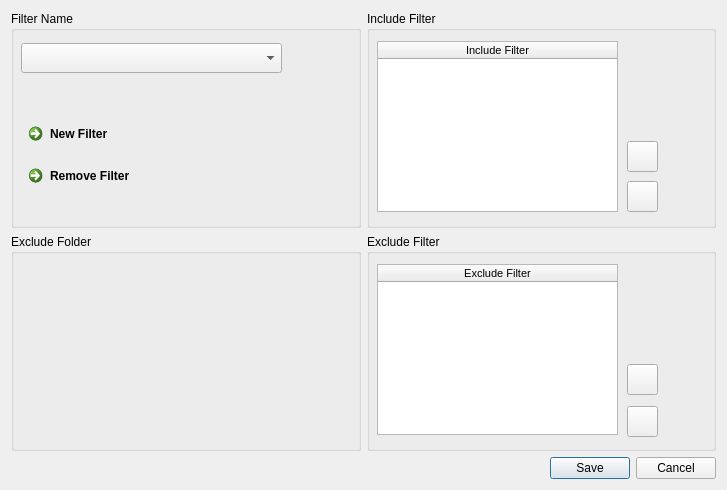
<?xml version="1.0" encoding="UTF-8"?>
<ui version="4.0">
 <class>FilterSettings</class>
 <widget class="QDialog" name="FilterSettings">
  <property name="geometry">
   <rect>
    <x>0</x>
    <y>0</y>
    <width>727</width>
    <height>490</height>
   </rect>
  </property>
  <property name="windowTitle">
   <string>Dialog</string>
  </property>
  <property name="windowIcon">
   <iconset resource="ResourceCheckSumJack.qrc">
    <normaloff>:/new/prefix1/icon/filter.png</normaloff>:/new/prefix1/icon/filter.png</iconset>
  </property>
  <layout class="QVBoxLayout" name="verticalLayout_5">
   <item>
    <layout class="QHBoxLayout" name="horizontalLayout">
     <item>
      <layout class="QVBoxLayout" name="verticalLayout_2">
       <item>
        <widget class="QGroupBox" name="groupBox">
         <property name="title">
          <string>Filter Name</string>
         </property>
         <widget class="QWidget" name="layoutWidget">
          <property name="geometry">
           <rect>
            <x>10</x>
            <y>32</y>
            <width>261</width>
            <height>151</height>
           </rect>
          </property>
          <layout class="QVBoxLayout" name="verticalLayout">
           <item>
            <widget class="QComboBox" name="comboBox">
             <property name="minimumSize">
              <size>
               <width>0</width>
               <height>30</height>
              </size>
             </property>
             <property name="font">
              <font>
               <pointsize>10</pointsize>
              </font>
             </property>
            </widget>
           </item>
           <item>
            <spacer name="verticalSpacer">
             <property name="orientation">
              <enum>Qt::Vertical</enum>
             </property>
             <property name="sizeHint" stdset="0">
              <size>
               <width>20</width>
               <height>40</height>
              </size>
             </property>
            </spacer>
           </item>
           <item>
            <widget class="QCommandLinkButton" name="commandLinkButton">
             <property name="text">
              <string>New Filter</string>
             </property>
             <property name="icon">
              <iconset resource="ResourceCheckSumJack.qrc">
               <normaloff>:/new/prefix1/icon/savehash.png</normaloff>:/new/prefix1/icon/savehash.png</iconset>
             </property>
            </widget>
           </item>
           <item>
            <widget class="QCommandLinkButton" name="commandLinkButton_3">
             <property name="text">
              <string>Remove Filter</string>
             </property>
             <property name="icon">
              <iconset resource="ResourceCheckSumJack.qrc">
               <normaloff>:/new/prefix1/icon/clearall.png</normaloff>:/new/prefix1/icon/clearall.png</iconset>
             </property>
            </widget>
           </item>
          </layout>
         </widget>
        </widget>
       </item>
       <item>
        <widget class="QGroupBox" name="groupBox_4">
         <property name="title">
          <string>Exclude Folder</string>
         </property>
        </widget>
       </item>
      </layout>
     </item>
     <item>
      <layout class="QVBoxLayout" name="verticalLayout_4">
       <item>
        <widget class="QGroupBox" name="groupBox_2">
         <property name="title">
          <string>Include Filter</string>
         </property>
         <widget class="QTableWidget" name="tableWidget">
          <property name="geometry">
           <rect>
            <x>10</x>
            <y>30</y>
            <width>241</width>
            <height>171</height>
           </rect>
          </property>
          <property name="font">
           <font>
            <pointsize>8</pointsize>
           </font>
          </property>
          <attribute name="horizontalHeaderCascadingSectionResizes">
           <bool>false</bool>
          </attribute>
          <attribute name="horizontalHeaderHighlightSections">
           <bool>true</bool>
          </attribute>
          <attribute name="horizontalHeaderStretchLastSection">
           <bool>true</bool>
          </attribute>
          <attribute name="verticalHeaderVisible">
           <bool>false</bool>
          </attribute>
          <column>
           <property name="text">
            <string>Include Filter</string>
           </property>
          </column>
         </widget>
         <widget class="QPushButton" name="pushButton">
          <property name="geometry">
           <rect>
            <x>260</x>
            <y>170</y>
            <width>31</width>
            <height>31</height>
           </rect>
          </property>
          <property name="autoFillBackground">
           <bool>false</bool>
          </property>
          <property name="styleSheet">
           <string notr="true"/>
          </property>
          <property name="text">
           <string/>
          </property>
          <property name="icon">
           <iconset resource="ResourceCheckSumJack.qrc">
            <normaloff>:/new/prefix1/icon/plus.png</normaloff>:/new/prefix1/icon/plus.png</iconset>
          </property>
         </widget>
         <widget class="QPushButton" name="pushButton_2">
          <property name="geometry">
           <rect>
            <x>260</x>
            <y>130</y>
            <width>31</width>
            <height>31</height>
           </rect>
          </property>
          <property name="icon">
           <iconset resource="ResourceCheckSumJack.qrc">
            <normaloff>:/new/prefix1/icon/minus.png</normaloff>:/new/prefix1/icon/minus.png</iconset>
          </property>
         </widget>
        </widget>
       </item>
       <item>
        <widget class="QGroupBox" name="groupBox_3">
         <property name="title">
          <string>Exclude Filter</string>
         </property>
         <widget class="QTableWidget" name="tableWidget_2">
          <property name="geometry">
           <rect>
            <x>10</x>
            <y>30</y>
            <width>241</width>
            <height>171</height>
           </rect>
          </property>
          <property name="font">
           <font>
            <pointsize>8</pointsize>
           </font>
          </property>
          <attribute name="horizontalHeaderHighlightSections">
           <bool>true</bool>
          </attribute>
          <attribute name="horizontalHeaderStretchLastSection">
           <bool>true</bool>
          </attribute>
          <attribute name="verticalHeaderVisible">
           <bool>false</bool>
          </attribute>
          <column>
           <property name="text">
            <string>Exclude Filter</string>
           </property>
          </column>
         </widget>
         <widget class="QPushButton" name="pushButton_3">
          <property name="geometry">
           <rect>
            <x>260</x>
            <y>172</y>
            <width>31</width>
            <height>31</height>
           </rect>
          </property>
          <property name="text">
           <string/>
          </property>
          <property name="icon">
           <iconset resource="ResourceCheckSumJack.qrc">
            <normaloff>:/new/prefix1/icon/plus.png</normaloff>:/new/prefix1/icon/plus.png</iconset>
          </property>
         </widget>
         <widget class="QPushButton" name="pushButton_4">
          <property name="geometry">
           <rect>
            <x>260</x>
            <y>130</y>
            <width>31</width>
            <height>31</height>
           </rect>
          </property>
          <property name="text">
           <string/>
          </property>
          <property name="icon">
           <iconset resource="ResourceCheckSumJack.qrc">
            <normaloff>:/new/prefix1/icon/minus.png</normaloff>:/new/prefix1/icon/minus.png</iconset>
          </property>
         </widget>
        </widget>
       </item>
      </layout>
     </item>
    </layout>
   </item>
   <item>
    <widget class="QDialogButtonBox" name="buttonBox">
     <property name="orientation">
      <enum>Qt::Horizontal</enum>
     </property>
     <property name="standardButtons">
      <set>QDialogButtonBox::Cancel|QDialogButtonBox::Save</set>
     </property>
     <property name="centerButtons">
      <bool>false</bool>
     </property>
    </widget>
   </item>
  </layout>
 </widget>
 <resources>
  <include location="ResourceCheckSumJack.qrc"/>
 </resources>
 <connections>
  <connection>
   <sender>buttonBox</sender>
   <signal>accepted()</signal>
   <receiver>FilterSettings</receiver>
   <slot>accept()</slot>
   <hints>
    <hint type="sourcelabel">
     <x>227</x>
     <y>472</y>
    </hint>
    <hint type="destinationlabel">
     <x>157</x>
     <y>274</y>
    </hint>
   </hints>
  </connection>
  <connection>
   <sender>buttonBox</sender>
   <signal>rejected()</signal>
   <receiver>FilterSettings</receiver>
   <slot>reject()</slot>
   <hints>
    <hint type="sourcelabel">
     <x>295</x>
     <y>478</y>
    </hint>
    <hint type="destinationlabel">
     <x>286</x>
     <y>274</y>
    </hint>
   </hints>
  </connection>
  <connection>
   <sender>comboBox</sender>
   <signal>currentIndexChanged(QString)</signal>
   <receiver>FilterSettings</receiver>
   <slot>comboIndexChanged(QString)</slot>
   <hints>
    <hint type="sourcelabel">
     <x>202</x>
     <y>55</y>
    </hint>
    <hint type="destinationlabel">
     <x>89</x>
     <y>454</y>
    </hint>
   </hints>
  </connection>
  <connection>
   <sender>commandLinkButton</sender>
   <signal>clicked()</signal>
   <receiver>FilterSettings</receiver>
   <slot>pushButtonNewFilterClicked()</slot>
   <hints>
    <hint type="sourcelabel">
     <x>90</x>
     <y>136</y>
    </hint>
    <hint type="destinationlabel">
     <x>359</x>
     <y>455</y>
    </hint>
   </hints>
  </connection>
  <connection>
   <sender>commandLinkButton_3</sender>
   <signal>clicked()</signal>
   <receiver>FilterSettings</receiver>
   <slot>pushButtonRemoveFilterClicked()</slot>
   <hints>
    <hint type="sourcelabel">
     <x>56</x>
     <y>177</y>
    </hint>
    <hint type="destinationlabel">
     <x>132</x>
     <y>233</y>
    </hint>
   </hints>
  </connection>
  <connection>
   <sender>pushButton</sender>
   <signal>clicked()</signal>
   <receiver>FilterSettings</receiver>
   <slot>pushButtonAddInclude()</slot>
   <hints>
    <hint type="sourcelabel">
     <x>637</x>
     <y>192</y>
    </hint>
    <hint type="destinationlabel">
     <x>487</x>
     <y>232</y>
    </hint>
   </hints>
  </connection>
  <connection>
   <sender>pushButton_2</sender>
   <signal>clicked()</signal>
   <receiver>FilterSettings</receiver>
   <slot>pushButtonDelInclude()</slot>
   <hints>
    <hint type="sourcelabel">
     <x>650</x>
     <y>158</y>
    </hint>
    <hint type="destinationlabel">
     <x>694</x>
     <y>232</y>
    </hint>
   </hints>
  </connection>
  <connection>
   <sender>pushButton_3</sender>
   <signal>clicked()</signal>
   <receiver>FilterSettings</receiver>
   <slot>pushButtonAddExclude()</slot>
   <hints>
    <hint type="sourcelabel">
     <x>649</x>
     <y>416</y>
    </hint>
    <hint type="destinationlabel">
     <x>719</x>
     <y>417</y>
    </hint>
   </hints>
  </connection>
  <connection>
   <sender>pushButton_4</sender>
   <signal>clicked()</signal>
   <receiver>FilterSettings</receiver>
   <slot>pushButtonDelExclude()</slot>
   <hints>
    <hint type="sourcelabel">
     <x>649</x>
     <y>378</y>
    </hint>
    <hint type="destinationlabel">
     <x>721</x>
     <y>379</y>
    </hint>
   </hints>
  </connection>
  <connection>
   <sender>buttonBox</sender>
   <signal>accepted()</signal>
   <receiver>FilterSettings</receiver>
   <slot>pushButtonSaveClicked()</slot>
   <hints>
    <hint type="sourcelabel">
     <x>586</x>
     <y>465</y>
    </hint>
    <hint type="destinationlabel">
     <x>539</x>
     <y>484</y>
    </hint>
   </hints>
  </connection>
  <connection>
   <sender>tableWidget</sender>
   <signal>itemChanged(QTableWidgetItem*)</signal>
   <receiver>FilterSettings</receiver>
   <slot>inItemChanged(QTableWidgetItem*)</slot>
   <hints>
    <hint type="sourcelabel">
     <x>396</x>
     <y>168</y>
    </hint>
    <hint type="destinationlabel">
     <x>363</x>
     <y>176</y>
    </hint>
   </hints>
  </connection>
  <connection>
   <sender>tableWidget_2</sender>
   <signal>itemChanged(QTableWidgetItem*)</signal>
   <receiver>FilterSettings</receiver>
   <slot>exItemChanged(QTableWidgetItem*)</slot>
   <hints>
    <hint type="sourcelabel">
     <x>428</x>
     <y>357</y>
    </hint>
    <hint type="destinationlabel">
     <x>366</x>
     <y>323</y>
    </hint>
   </hints>
  </connection>
 </connections>
 <slots>
  <slot>comboIndexChanged(QString)</slot>
  <slot>pushButtonNewFilterClicked()</slot>
  <slot>pushButtonRemoveFilterClicked()</slot>
  <slot>pushButtonAddInclude()</slot>
  <slot>pushButtonDelInclude()</slot>
  <slot>cellSelected(int,int,int,int)</slot>
  <slot>pushButtonAddExclude()</slot>
  <slot>pushButtonDelExclude()</slot>
  <slot>pushButtonSaveClicked()</slot>
  <slot>inItemChanged(QTableWidgetItem*)</slot>
  <slot>exItemChanged(QTableWidgetItem*)</slot>
 </slots>
</ui>
